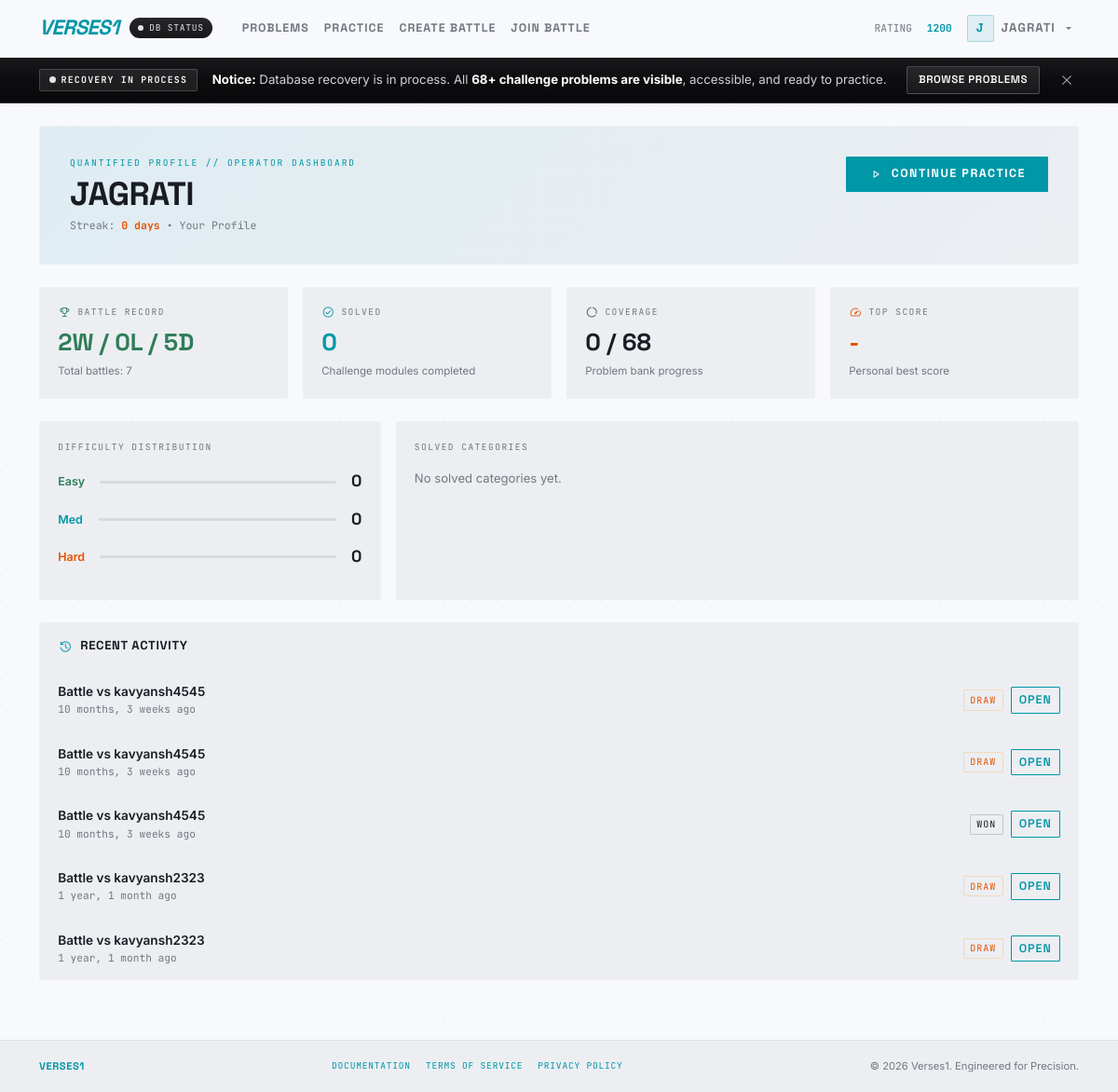
Page /profile/ (signed in) on the committed database.
### battles/models.py (models this page shows, shortened)
class UserStats(models.Model):
    user = models.OneToOneField(User, on_delete=models.CASCADE, related_name='stats')
    battles_played = models.IntegerField(default=0)
    battles_won = models.IntegerField(default=0)
    battles_lost = models.IntegerField(default=0)
    battles_drawn = models.IntegerField(default=0)
    problems_solved = models.IntegerField(default=0)
    easy_solved = models.IntegerField(default=0)
    medium_solved = models.IntegerField(default=0)
    hard_solved = models.IntegerField(default=0)
    rating = models.IntegerField(default=1200)
    updated_at = models.DateTimeField(auto_now=True)

class Battle(models.Model):
    battle_code = models.CharField(max_length=8, unique=True, default=generate_battle_code)
    problem = models.ForeignKey(ProblemStatement, on_delete=models.CASCADE, related_name='battles', null=True, blank=True)
    creator = models.ForeignKey(User, on_delete=models.CASCADE, related_name='created_battles')
    opponent = models.ForeignKey(User, on_delete=models.CASCADE, related_name='joined_battles', null=True, blank=True)
    created_at = models.DateTimeField(auto_now_add=True)
    is_completed = models.BooleanField(default=False)
    winner = models.ForeignKey(User, on_delete=models.SET_NULL, null=True, blank=True, related_name='won_battles')
    class Meta:
        indexes = [
            models.Index(fields=['is_completed', 'created_at'], name='bat_complete_created_idx'),
            models.Index(fields=['creator', 'is_completed'], name='bat_creator_complete_idx'),
            models.Index(fields=['opponent', 'is_completed'], name='bat_opponent_complete_idx'),
        ]

### battles/views.py (the view, shortened to what this page needs)
# urls.py: path('profile/', views.user_profile, name='profile'),
@login_required
def user_profile(request, username=None):
    from django.db.models import Avg, Count, Q
    from django.db.models.functions import TruncDate
    from datetime import timedelta
    from django.utils import timezone
    if username:
        from django.contrib.auth.models import User
        profile_user = get_object_or_404(User, username=username)
    else:
        profile_user = request.user
    is_own_profile = profile_user == request.user
    user_stats, _ = UserStats.objects.get_or_create(user=profile_user)
    battles_as_creator = Battle.objects.filter(creator=profile_user, is_completed=True)
    battles_as_opponent = Battle.objects.filter(opponent=profile_user, is_completed=True)
    all_battles = battles_as_creator | battles_as_opponent
    total_battles = all_battles.count()
    wins = Battle.objects.filter(winner=profile_user, is_completed=True).count()
    draws = BattleResult.objects.filter(battle__in=all_battles, is_draw=True).count()
    losses = total_battles - wins - draws
    user_stats.battles_played = total_battles
    user_stats.battles_won = wins
    user_stats.battles_lost = losses
    user_stats.battles_drawn = draws
    user_stats.save()
    solved_problem_ids = PracticeSubmission.objects.filter(
        user=profile_user,
        all_tests_passed=True
    ).values_list('problem_id', flat=True).distinct()
    solved_problem_ids = list(set(solved_problem_ids))  # Ensure unique
    easy_count = ProblemStatement.objects.filter(id__in=solved_problem_ids, difficulty='easy').count()
    medium_count = ProblemStatement.objects.filter(id__in=solved_problem_ids, difficulty='medium').count()
    hard_count = ProblemStatement.objects.filter(id__in=solved_problem_ids, difficulty='hard').count()
    user_stats.problems_solved = easy_count + medium_count + hard_count
    user_stats.easy_solved = easy_count
    user_stats.medium_solved = medium_count
    user_stats.hard_solved = hard_count
    user_stats.save()
    recent_battles = all_battles.order_by('-created_at')[:5]
    recent_practice = PracticeSubmission.objects.filter(
        user=profile_user
    ).select_related('problem').order_by('-submitted_at')[:5]
    activity = []
    for battle in recent_battles:
        is_winner = battle.winner == profile_user
        is_draw = hasattr(battle, 'battleresult') and battle.battleresult.is_draw
        activity.append({
            'type': 'battle',
            'date': battle.created_at,
            'title': f"Battle vs {battle.opponent.username if battle.creator == profile_user else battle.creator.username}",
            'problem': battle.problem.title if battle.problem else 'Unknown',
            'result': 'draw' if is_draw else ('won' if is_winner else 'lost'),
            'link': f'/battle/{battle.id}/result/'
        })
    activity.sort(key=lambda x: x['date'], reverse=True)
    activity = activity[:10]
    today = timezone.now().date()
    year_ago = today - timedelta(days=365)
    daily_submissions = PracticeSubmission.objects.filter(
        user=profile_user,
        submitted_at__date__gte=year_ago
    ).annotate(
        date=TruncDate('submitted_at')
    ).values('date').annotate(
        count=Count('id')
    ).order_by('date')
    heatmap_data = {str(item['date']): item['count'] for item in daily_submissions}
    current_streak = 0
    check_date = today
    while True:
        date_str = str(check_date)
        if date_str in heatmap_data or PracticeSubmission.objects.filter(
            user=profile_user,
            submitted_at__date=check_date
        ).exists():
            current_streak += 1
            check_date -= timedelta(days=1)
        else:
            break
    best_practice = PracticeSubmission.objects.filter(
        user=profile_user,
        all_tests_passed=True,
        total_score__isnull=False
    ).order_by('-total_score').first()
    categories_solved = Category.objects.filter(
        problems__id__in=solved_problem_ids
    ).annotate(
        solved_count=Count('problems', filter=Q(problems__id__in=solved_problem_ids))
    ).order_by('-solved_count')[:6]
    context = {
        'profile_user': profile_user,
        'is_own_profile': is_own_profile,
        'stats': user_stats,
        'activity': activity,
        'heatmap_data': json.dumps(heatmap_data),
        'current_streak': current_streak,
        'best_practice': best_practice,
        'categories_solved': categories_solved,
        'total_problems': ProblemStatement.objects.filter(is_active=True).count(),
    }
    return render(request, 'battles/profile.html', context)

### battles/templates/battles/profile.html (shortened to what this page needs)
{% extends "base.html" %}
{% block content %}
<section class="profile-hero">
    <div style="position:relative;z-index:1;">
        <div class="d-flex justify-content-between align-items-start flex-wrap gap-2">
            <div>
                <div class="profile-eyebrow">Quantified Profile // Operator Dashboard</div>
                <h1 class="profile-name">{{ profile_user.username }}</h1>
                <div class="profile-meta">
                    Streak: <span class="streak">{{ current_streak }} day{{ current_streak|pluralize }}</span>
                    {% if is_own_profile %} • Your Profile{% endif %}
                </div>
            </div>
            {% if is_own_profile %}
                <a href="{% url 'practice' %}" class="btn btn-primary">
                    <span class="material-symbols-outlined" style="font-size:16px;margin-right:4px;">play_arrow</span>
                    Continue Practice
                </a>
            {% endif %}
        </div>
    </div>
</section>
<div class="metrics-row">
    <div class="metric-tile">
        <div class="label">
            <span class="material-symbols-outlined" style="font-size:14px;color:var(--secondary);">emoji_events</span>
            Battle Record
        </div>
        <div class="big green">{{ stats.battles_won }}W / {{ stats.battles_lost }}L / {{ stats.battles_drawn }}D</div>
        <div class="sub">Total battles: {{ stats.battles_played }}</div>
    </div>
    <div class="metric-tile">
        <div class="label">
            <span class="material-symbols-outlined" style="font-size:14px;color:var(--primary);">check_circle</span>
            Solved
        </div>
        <div class="big cyan">{{ stats.problems_solved }}</div>
        <div class="sub">Challenge modules completed</div>
    </div>
    <div class="metric-tile">
        <div class="label">
            <span class="material-symbols-outlined" style="font-size:14px;color:var(--outline);">data_usage</span>
            Coverage
        </div>
        <div class="big">{{ stats.problems_solved }} / {{ total_problems }}</div>
        <div class="sub">Problem bank progress</div>
    </div>
    <div class="metric-tile">
        <div class="label">
            <span class="material-symbols-outlined" style="font-size:14px;color:var(--tertiary);">speed</span>
            Top Score
        </div>
        <div class="big amber">{% if best_practice %}{{ best_practice.total_score|floatformat:0 }}{% else %}-{% endif %}</div>
        <div class="sub">Personal best score</div>
    </div>
</div>
<div class="split-grid">
    <div class="split-card">
        <div class="split-title">Difficulty Distribution</div>
        <div class="diff-row">
            <span class="diff-label easy">Easy</span>
            <div class="diff-bar"><div class="diff-bar-fill easy" style="width:{% widthratio stats.easy_solved total_problems 100 %}%"></div></div>
            <span class="diff-value">{{ stats.easy_solved }}</span>
        </div>
        <div class="diff-row">
            <span class="diff-label medium">Med</span>
            <div class="diff-bar"><div class="diff-bar-fill medium" style="width:{% widthratio stats.medium_solved total_problems 100 %}%"></div></div>
            <span class="diff-value">{{ stats.medium_solved }}</span>
        </div>
        <div class="diff-row">
            <span class="diff-label hard">Hard</span>
            <div class="diff-bar"><div class="diff-bar-fill hard" style="width:{% widthratio stats.hard_solved total_problems 100 %}%"></div></div>
            <span class="diff-value">{{ stats.hard_solved }}</span>
        </div>
    </div>
    <div class="split-card">
        <div class="split-title">Solved Categories</div>
        <div class="cat-tags">
            {% for category in categories_solved %}
                <span class="cat-tag">{{ category.name }} ({{ category.solved_count }})</span>
            {% empty %}
                <span style="color:var(--outline);font-size:0.82rem;">No solved categories yet.</span>
            {% endfor %}
        </div>
    </div>
</div>
<section class="activity-shell">
    <div class="activity-header">
        <h5>
            <span class="material-symbols-outlined" style="font-size:16px;margin-right:4px;color:var(--primary);">history</span>
            Recent Activity
        </h5>
    </div>
    {% for item in activity %}
        <div class="activity-item">
            <div>
                <div class="activity-title">{{ item.title }}</div>
                <div class="activity-time">{{ item.date|timesince }} ago</div>
            </div>
            <div class="d-flex align-items-center gap-2">
                <span class="chip {{ item.result }}">{{ item.result }}</span>
                <a class="btn btn-sm btn-outline-primary" href="{{ item.link }}">Open</a>
            </div>
        </div>
    {% empty %}
        <div style="padding:1.5rem;text-align:center;color:var(--outline);">No activity yet.</div>
    {% endfor %}
</section>
{% endblock %}

### battles/templates/base.html (shortened to what this page needs)
<!DOCTYPE html>
{% load static %}
<html lang="en" data-theme="light">
<head>
    <link href="https://cdn.jsdelivr.net/npm/bootstrap@5.3.2/dist/css/bootstrap.min.css" rel="stylesheet">
    <link href="{% static 'battles/css/site.css' %}" rel="stylesheet">
</head>
<body>
    <header class="top-shell">
        <nav class="navbar navbar-expand-lg py-2">
            <div class="container">
                <div class="d-flex align-items-center">
                    <a class="brand" href="{% url 'home' %}">VERSES1</a>
                    <button type="button" class="badge-status-pill d-none d-md-inline-flex border-0" id="reopenNoticeBtn" title="Click to view DB maintenance status" style="cursor:pointer;">
                        <span class="status-dot-amber"></span> DB Status
                    </button>
                </div>
                <div class="collapse navbar-collapse" id="navbarNav">
                    <ul class="navbar-nav me-auto ms-4">
                        <li class="nav-item"><a class="nav-link" href="{% url 'problem_list' %}">Problems</a></li>
                        <li class="nav-item"><a class="nav-link" href="{% url 'practice' %}">Practice</a></li>
                        {% if user.is_authenticated %}
                            <li class="nav-item"><a class="nav-link" href="{% url 'create_battle' %}">Create Battle</a></li>
                            <li class="nav-item"><a class="nav-link" href="{% url 'join_battle' %}">Join Battle</a></li>
                        {% endif %}
                    </ul>
                    <ul class="navbar-nav align-items-center gap-2">
                        {% if user.is_authenticated %}
                        <li class="nav-item d-none d-lg-flex">
                            <div class="d-flex align-items-center gap-3" style="font-family:'JetBrains Mono',monospace; font-size:0.7rem;">
                                <span style="color:var(--outline);">RATING</span>
                                <span style="color:var(--primary);font-weight:700;">{{ user.stats.rating|default:"1200" }}</span>
                            </div>
                        </li>
                        <li class="nav-item dropdown">
                            <a class="nav-link dropdown-toggle d-flex align-items-center gap-2" href="#" role="button" data-bs-toggle="dropdown" aria-expanded="false">
                                <span class="user-chip">{{ user.username|slice:":1" }}</span>
                                <span style="font-size:0.82rem;">{{ user.username }}</span>
                            </a>
                        </li>
                        {% else %}
                        <li class="nav-item"><a class="nav-link" href="{% url 'login' %}">Sign In</a></li>
                        <li class="nav-item"><a class="btn btn-primary btn-sm" href="{% url 'register' %}">Join The Crucible</a></li>
                        {% endif %}
                    </ul>
                </div>
            </div>
        </nav>
    </header>
    <div id="serviceNoticeBanner" class="service-notice-banner" role="alert" style="display:none;">
        <div class="container">
            <div class="notice-inner d-flex align-items-center justify-content-between flex-wrap gap-3 py-2">
                <div class="d-flex align-items-center gap-3">
                    <span class="notice-pulse-badge">
                        <span class="pulse-dot"></span>
                        RECOVERY IN PROCESS
                    </span>
                    <div class="notice-message">
                        <strong>Notice:</strong> Database recovery is in process. All <strong>68+ challenge problems are visible</strong>, accessible, and ready to practice.
                    </div>
                </div>
                <div class="d-flex align-items-center gap-2 notice-actions">
                    <a href="{% url 'problem_list' %}" class="btn-notice-dark">Browse Problems</a>
                    <button type="button" class="btn-notice-dismiss ms-2" id="dismissNoticeBtn" title="Dismiss notice" aria-label="Dismiss notice">
                        <span class="material-symbols-outlined" style="font-size:18px;">close</span>
                    </button>
                </div>
            </div>
        </div>
    </div>
    <div class="main-content" style="padding:1.5rem 0 2rem;">
        <div class="container">
            {% block content %}{% endblock %}
        </div>
    </div>
    <footer class="footer text-center">
        <div class="container d-flex justify-content-between align-items-center flex-wrap gap-2" style="font-size:0.7rem;">
            <div class="font-headline fw-bold" style="color:var(--primary);letter-spacing:0.05em;">VERSES1</div>
            <div class="d-flex gap-3" style="font-family:'JetBrains Mono',monospace;letter-spacing:0.08em;text-transform:uppercase;font-size:0.6rem;">
                <span>Documentation</span>
                <span>Terms of Service</span>
                <span>Privacy Policy</span>
            </div>
            <div style="color:var(--outline);">&copy; 2026 Verses1. Engineered for Precision.</div>
        </div>
    </footer>
</body>
</html>

### rows in the picture
UserStats: battles_won "2", battles_lost "0", battles_drawn "5", battles_played "7", problems_solved "0", easy_solved "0", medium_solved "0", hard_solved "0"
Battle: date "10 months, 3 weeks"
Battle: date "10 months, 3 weeks"
Battle: date "10 months, 3 weeks"
Battle: date "1 year, 1 month"
Battle: date "1 year, 1 month"

### other values in the picture
{{ user.stats.rating|default:"1200" }} "1200"
{{ user.username|slice:":1" }} "J"
{{ user.username }} "JAGRATI"
{{ profile_user.username }} "JAGRATI"
{{ current_streak }} "0"
{{ total_problems }} "68"
{{ item.title }} "Battle vs kavyansh4545" "Battle vs kavyansh4545" "Battle vs kavyansh4545" "Battle vs kavyansh2323" "Battle vs kavyansh2323"
{{ item.result }} "DRAW" "DRAW" "WON" "DRAW" "DRAW"
